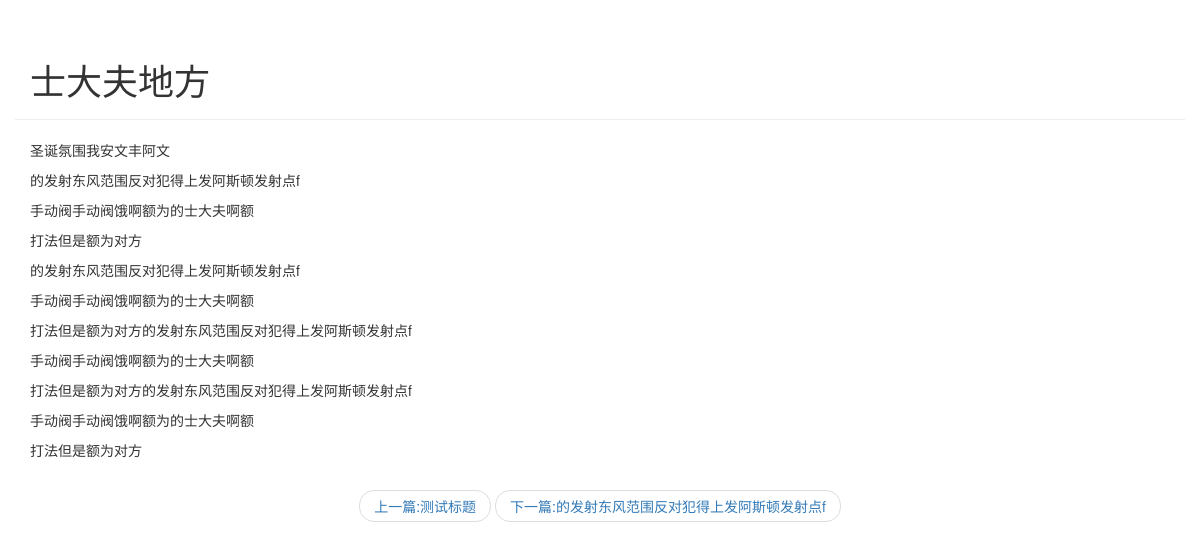
Page /blog/detail/3 on the committed database.
### blog/models.py (models this page shows)
class Article(models.Model):
    article_id=models.AutoField(primary_key=True)
    title=models.TextField(null=True)
    brief_content=models.TextField(null=True)
    content=models.TextField(null=True)
    publish_data=models.DateTimeField(auto_now=True)

### blog/views.py (the view)
# urls.py: path('detail/<int:article_id>',blog.views.get_detail_page)
def get_detail_page(request,article_id):
    all_article=Article.objects.all()
    curr_article=None
    previous_index=0
    next_index=0
    previous_article=None
    next_article=None
    for index,article in enumerate(all_article):
        if index==0:
            previous_index=0
            next_index=index + 1
        elif index==len(all_article)-1:
            next_index=index
            previous_index=index-1
        else:
            previous_index=index-1
            next_index=index+1
        if article.article_id==article_id:
            curr_article=article
            previous_article=all_article[previous_index]
            next_article=all_article[next_index]
            break
    section_list=curr_article.content.split('\n')
    return render(request,'blog/detail.html',
                {
                    'curr_article':curr_article,
                    'section_list':section_list,
                    'previous_article':previous_article,
                    'next_article':next_article
                    }
                )
    pass

### blog/templates/blog/detail.html (shortened to what this page needs)
<!DOCTYPE html>
<html>
    <head>
        <link rel="stylesheet" href="https://stackpath.bootstrapcdn.com/bootstrap/3.4.1/css/bootstrap.min.css">
    </head>
    <body>
        <div class="container page-header">
            <h1>{{curr_article.title}}</h1>
        </div>
        <div class="container body-main">
                 <div>
                     {% for section in section_list %}
                    <p>
                        {{section}}
                    </p>
                    {% endfor %}
                </div>
        </div>
        <div>
                    <nav aria-label="...">
            <ul class="pager">
                <li><a href="/blog/detail/{{previous_article.article_id}}">上一篇:{{previous_article.title}}</a></li>
                <li><a href="/blog/detail/{{next_article.article_id}}">下一篇:{{next_article.title}}</a></li>
            </ul>
            </nav>
        </div>
    </body>
</html>

### rows in the picture
Article: title "士大夫地方"
Article: title "测试标题"
Article: title "的发射东风范围反对犯得上发阿斯顿发射点f"

### other values in the picture
{{ section }} "圣诞氛围我安文丰阿文" "的发射东风范围反对犯得上发阿斯顿发射点f" "手动阀手动阀饿啊额为的士大夫啊额" "打法但是额为对方" "的发射东风范围反对犯得上发阿斯顿发射点f" "手动阀手动阀饿啊额为的士大夫啊额" "打法但是额为对方的发射东风范围反对犯得上发阿斯顿发射点f" "手动阀手动阀饿啊额为的士大夫啊额" "打法但是额为对方的发射东风范围反对犯得上发阿斯顿发射点f" "手动阀手动阀饿啊额为的士大夫啊额" "打法但是额为对方"
